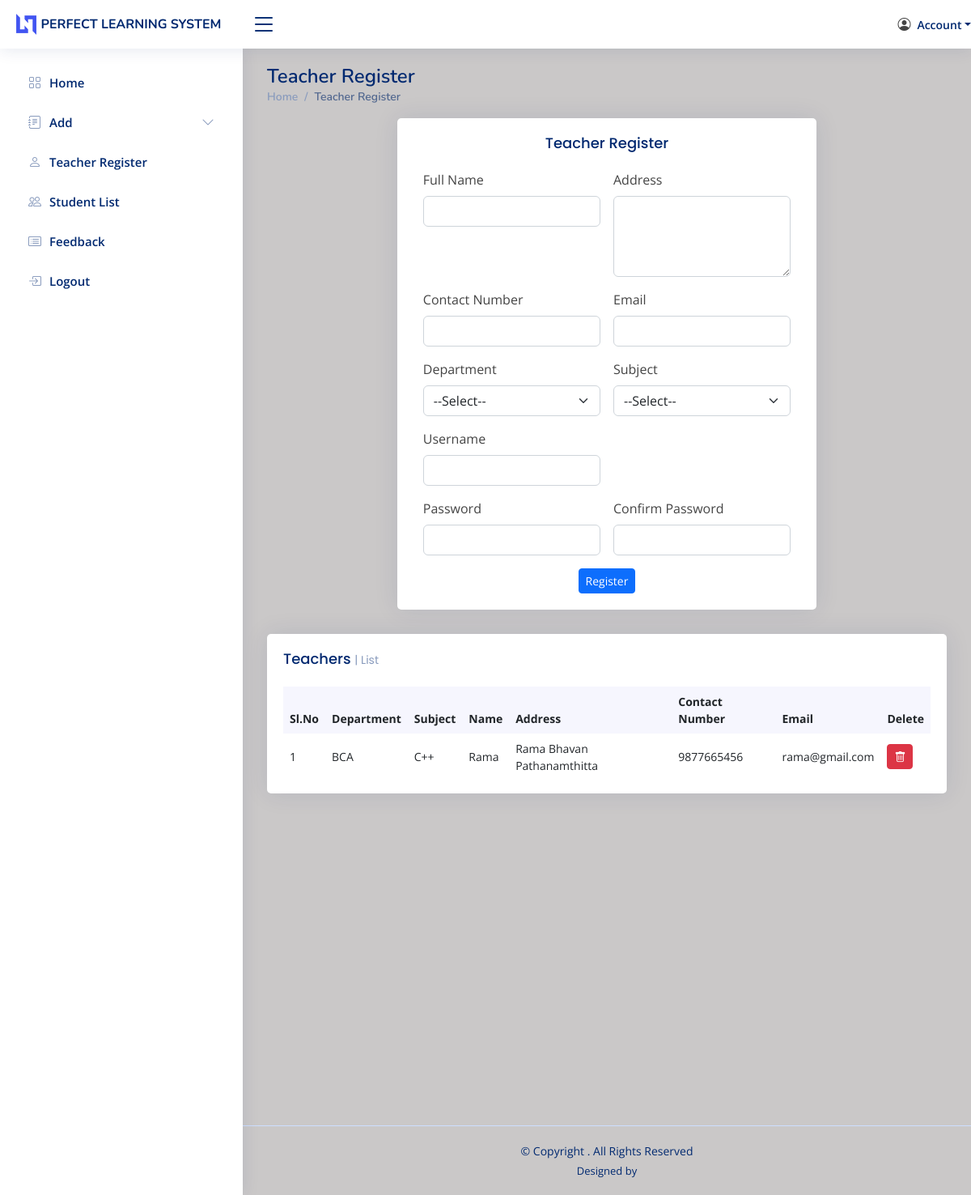
/master/teacher_register.php, run on the app's committed database.
### tables this page shows
CREATE TABLE IF NOT EXISTS `tb_teacher_register` (
  `st_id` int(11) NOT NULL AUTO_INCREMENT,
  `name` varchar(40) NOT NULL,
  `address` varchar(150) NOT NULL,
  `contact_no` bigint(20) NOT NULL,
  `email` varchar(50) NOT NULL,
  `dep_id` int(11) NOT NULL,
  `sb_id` int(11) NOT NULL,
  `log_id` int(11) NOT NULL,
  PRIMARY KEY (`st_id`),
  KEY `tb_Teacher_register_log_id_e697c833_fk_tb_Login_log_id` (`log_id`)
);

CREATE TABLE IF NOT EXISTS `tb_departments` (
  `dep_id` int(11) NOT NULL AUTO_INCREMENT,
  `department` varchar(100) NOT NULL,
  PRIMARY KEY (`dep_id`)
);

CREATE TABLE IF NOT EXISTS `tb_subject` (
  `sb_id` int(11) NOT NULL AUTO_INCREMENT,
  `subject` varchar(60) NOT NULL,
  PRIMARY KEY (`sb_id`)
);

### master/teacher_register.php (the view, shortened to what this page needs)
<?php
include 'header.php';
include '../connection.php';
?>
<div class="pagetitle">
    <h1>Teacher Register</h1>
    <nav>
      <ol class="breadcrumb">
        <li class="breadcrumb-item"><a href="#">Home</a></li>
        <li class="breadcrumb-item active">Teacher Register</li>
      </ol>
    </nav>
</div>
<div class="row justify-content-center">
    <div class="card" style="width: 60%;">
        <div class="card-body">
            <center><h5 class="card-title">Teacher Register</h5></center>
            <form class="row g-3" action="" method="post" id="myform" enctype="multipart/form-data">
            <div class="col-6">
                <label for="name" class="form-label">Full Name</label>
                <input type="text" class="form-control" id="name" name="name" required>
            </div>
            <div class="col-6">
                <label for="address" class="form-label">Address</label>
                <textarea class="form-control" style="height: 100px" id="address" name="address" required></textarea>
            </div>
            <div class="col-6">
                <label for="phone" class="form-label">Contact Number</label>
                <input type="number"  name="phone" class="form-control" id="phone" required>
            </div>
            <div class="col-6">
                <label for="email" class="form-label">Email</label>
                <input type="text" name="email" class="form-control" id="email" required>
            </div>
            <div class="col-6">
                <label class="form-label">Department</label>
                <select name="dep_id" class="form-select" id="dp" required>
                    <option value="">--Select--</option>
                  </select>
            </div>
            <div class="col-6">
                <label for="item" class="form-label">Subject</label>
                <select name="sb_id" class="form-select" id="sb" required>
                    <option value="">--Select--</option>
                </select>
            </div>
            <div class="col-6">
                <label for="username" class="form-label">Username</label>
                <input type="text" name="username" class="form-control" id="username" required>
            </div>
            <div class="col-6">
            </div>
            <div class="col-6">
                <label for="password" class="form-label">Password</label>
                <input type="password" name="password" class="form-control" id="password" required>
            </div>
            <div class="col-6">
                <label for="cpas" class="form-label">Confirm Password</label>
                <input type="password" name="cpas" class="form-control" id="cpas" required>
            </div>
            <div class="text-center">
                <input type="submit" name="submit" class="btn btn-primary btn-sm" value="Register">
            </div>
            </form>
        </div>
    </div>
</div>
<section class="section dashboard">
    <div class="row">
        <div class="col-lg-12">
            <div class="row">
            <?php
            $sql = mysqli_query($con,"select t.*,d.department,s.subject from tb_teacher_register as t inner join tb_departments as d on t.dep_id=d.dep_id inner join tb_subject as s on t.sb_id=s.sb_id");
            $n = mysqli_num_rows($sql);
            if($n>0){ ?>
                <div class="col-12">
                    <div class="card top-selling overflow-auto">
                    <div class="card-body pb-0">
                        <h5 class="card-title">Teachers <span>| List</span></h5>
                        <table class="table table-borderless">
                        <thead>
                            <tr>
                            <th scope="col">Sl.No</th>
                            <th scope="col">Department</th>
                            <th scope="col">Subject</th>
                            <th scope="col">Name</th>
                            <th scope="col">Address</th>
                            <th scope="col">Contact Number</th>
                            <th scope="col">Email</th>
                            <th scope="col">Delete</th>
                            </tr>
                        </thead>
                        <tbody>
                        <?php
                           $c = 1;
                           while($r=mysqli_fetch_array($sql)) { ?>
                            <tr>
                            <td><?php echo $c ?></td>
                            <td><?php echo $r['department']; ?></td>
                            <td><?php echo $r['subject']; ?></td>
                            <td><?php echo $r['name']; ?></td>
                            <td><?php echo $r['address']; ?></td>
                            <td><?php echo $r['contact_no']; ?></td>
                            <td><?php echo $r['email']; ?></td>
                            <td><a href="delete_teacher.php?log_id=<?php echo $r['log_id']; ?>" class="btn btn-danger btn-sm" title="Remove my profile image"><i class="bi bi-trash"></i></a></td>
                            </tr>
                            <?php $c+=1; } ?>
                        </tbody>
                        </table>
                    </div>
                    </div>
                </div>
                <?php } else{ ?>
                <div class="col-12"></div>
                <?php
                } ?>
            </div>
        </div>
    </div>
</section>
<?php
include 'footer.php';
?>

### static/admin/assets/css/style.css (style rules this page uses)
:root { scroll-behavior: smooth; }
body { font-family: "Open Sans", sans-serif; background: #f6f9ff; color: #444444; }
a { color: #4154f1; text-decoration: none; }
h1, h2, h3, h4, h5, h6 { font-family: "Nunito", sans-serif; }
.pagetitle { margin-bottom: 10px; }
.pagetitle h1 { font-size: 24px; margin-bottom: 0; font-weight: 600; color: #012970; }
.card { margin-bottom: 30px; border: none; border-radius: 5px; box-shadow: 0px 0 30px rgba(1, 41, 112, 0.1); }
.card-title { padding: 20px 0 15px 0; font-size: 18px; font-weight: 500; color: #012970; font-family: "Poppins", sans-serif; }
.card-title span { color: #899bbd; font-size: 14px; font-weight: 400; }
.card-body { padding: 0 20px 20px 20px; }
.breadcrumb { font-size: 14px; font-family: "Nunito", sans-serif; color: #899bbd; font-weight: 600; }
.breadcrumb a { color: #899bbd; transition: 0.3s; }
.breadcrumb .breadcrumb-item::before { color: #899bbd; }
.breadcrumb .active { color: #51678f; font-weight: 600; }
.dashboard .top-selling { font-size: 14px; }
.dashboard .top-selling .table thead { background: #f6f6fe; }
.dashboard .top-selling .table thead th { border: 0; }
.dashboard .top-selling .table tbody td { vertical-align: middle; }

### data on the page
tb_teacher_register: dep.department "BCA", sb.subject "C++", name "Rama", address "Rama Bhavan Pathanamthitta", contact_no "9877665456", email "rama@gmail.com"
